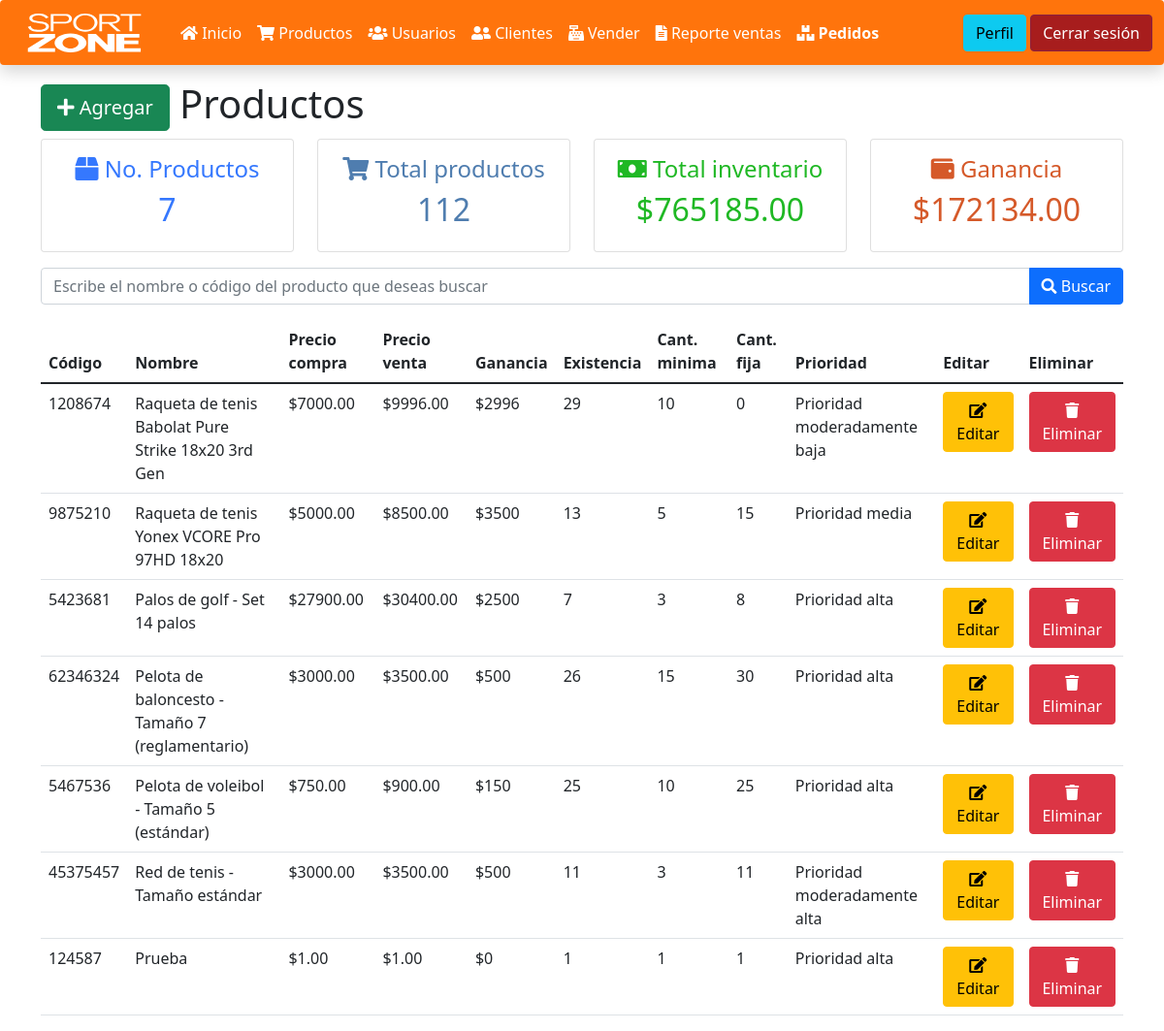
The app's page /productos.php (signed in) with its own data.
### tables this page shows
CREATE TABLE `productos` (
  `id` bigint(20) UNSIGNED NOT NULL,
  `codigo` varchar(255) NOT NULL,
  `nombre` varchar(255) NOT NULL,
  `compra` decimal(8,2) NOT NULL,
  `venta` decimal(8,2) NOT NULL,
  `existencia` int(11) NOT NULL,
  `cantMin` int(11) NOT NULL,
  `cantFija` int(11) NOT NULL,
  `idPrioridad` int(2) NOT NULL
);

CREATE TABLE `prioridad_productos` (
  `idPrioridad` int(11) NOT NULL,
  `prioridad` varchar(30) NOT NULL,
  `tiempoLlegadaDias` int(2) DEFAULT NULL
);

### funciones.php (called while the page is built, shortened)
<?php
function obtenerProductos($busqueda = null){
    $parametros = [];
    $sentencia = "SELECT prod.*, pp.prioridad FROM productos prod left join prioridad_productos pp on pp.idPrioridad  = prod.idPrioridad ";
    return select($sentencia, $parametros);
}
function select($sentencia, $parametros = []){
    $bd = conectarBaseDatos();
    $respuesta = $bd->prepare($sentencia);
    $respuesta->execute($parametros);
    return $respuesta->fetchAll();
}
function conectarBaseDatos() {
	$host = "localhost";
	$db   = "ventas_php";
	$user = "root";
	$pass = "";
	$charset = 'utf8mb4';
	$options = [
	    \PDO::ATTR_ERRMODE            => \PDO::ERRMODE_EXCEPTION,
	    \PDO::ATTR_DEFAULT_FETCH_MODE => \PDO::FETCH_OBJ,
	    \PDO::ATTR_EMULATE_PREPARES   => false,
	];
	$dsn = "mysql:host=$host;dbname=$db;charset=$charset";
	try {
	     $pdo = new \PDO($dsn, $user, $pass, $options);
	     return $pdo;
	} catch (\PDOException $e) {
	     throw new \PDOException($e->getMessage(), (int)$e->getCode());
	}
}

### productos.php (the view, shortened to what this page needs)
<?php
include_once "encabezado.php";
include_once "navbar.php";
include_once "funciones.php";
$nombreProducto = (isset($_POST['nombreProducto'])) ? $_POST['nombreProducto'] : null;
$productos = obtenerProductos($nombreProducto);
?>
<div class="container mt-3">
    <h1>
        <a class="btn btn-success btn-lg" href="agregar_producto.php">
            <i class="fa fa-plus"></i>
            Agregar
        </a>
        Productos
    </h1>
    <?php include_once "cartas_totales.php"; ?>
    <form action="" method="post" class="input-group mb-3 mt-3">
        <input autofocus name="nombreProducto" type="text" class="form-control" placeholder="Escribe el nombre o código del producto que deseas buscar" aria-label="Nombre producto" aria-describedby="button-addon2">
        <button type="submit" name="buscarProducto" class="btn btn-primary" id="button-addon2">
            <i class="fa fa-search"></i>
            Buscar
        </button>
    </form>
    <table class="table">
        <thead>
            <tr>
                <th>Código</th>
                <th>Nombre</th>
                <th>Precio compra</th>
                <th>Precio venta</th>
                <th>Ganancia</th>
                <th>Existencia</th>
                <th>Cant. minima</th>
                <th>Cant. fija</th>
                <th>Prioridad</th>
                <th>Editar</th>
                <th>Eliminar</th>
            </tr>
        </thead>
        <tbody>
            <?php
            foreach($productos as $producto){
            ?>
                <tr>
                    <td><?= $producto->codigo; ?></td>
                    <td><?= $producto->nombre; ?></td>
                    <td><?= '$'.$producto->compra; ?></td>
                    <td><?= '$'.$producto->venta; ?></td>
                    <td><?= '$'. floatval($producto->venta - $producto->compra); ?></td>
                    <td><?= $producto->existencia; ?></td>
                    <td><?= $producto->cantMin; ?></td>
                    <td><?= $producto->cantFija; ?></td>
                    <td><?= $producto->prioridad; ?></td>
                    <td>
                        <a class="btn btn-warning" href="editar_producto.php?id=<?= $producto->id; ?>">
                            <i class="fa fa-edit"></i>
                            Editar
                        </a>
                    </td>
                    <td>
                        <a class="btn btn-danger" onclick="eliminarProducto(<?= $producto->id; ?>)">
                            <i class="fa fa-trash"></i>
                            Eliminar
                        </a>
                    </td>
                </tr>
            <?php } ?>
        </tbody>
    </table>
</div>

### records on screen
productos: codigo "1208674", nombre "Raqueta de tenis Babolat Pure Strike 18x20 3rd Gen", compra "7000.00", venta "9996.00", $producto->venta - $producto->compra "2996", existencia "29", cantMin "10", cantFija "0", idPrioridad.prioridad "Prioridad moderadamente baja"
productos: codigo "9875210", nombre "Raqueta de tenis Yonex VCORE Pro 97HD 18x20", compra "5000.00", venta "8500.00", $producto->venta - $producto->compra "3500", existencia "13", cantMin "5", cantFija "15", idPrioridad.prioridad "Prioridad media"
productos: codigo "5423681", nombre "Palos de golf - Set 14 palos", compra "27900.00", venta "30400.00", $producto->venta - $producto->compra "2500", existencia "7", cantMin "3", cantFija "8", idPrioridad.prioridad "Prioridad alta"
productos: codigo "62346324", nombre "Pelota de baloncesto - Tamaño 7 (reglamentario)", compra "3000.00", venta "3500.00", $producto->venta - $producto->compra "500", existencia "26", cantMin "15", cantFija "30", idPrioridad.prioridad "Prioridad alta"
productos: codigo "5467536", nombre "Pelota de voleibol - Tamaño 5 (estándar)", compra "750.00", venta "900.00", $producto->venta - $producto->compra "150", existencia "25", cantMin "10", cantFija "25", idPrioridad.prioridad "Prioridad alta"
productos: codigo "45375457", nombre "Red de tenis - Tamaño estándar", compra "3000.00", venta "3500.00", $producto->venta - $producto->compra "500", existencia "11", cantMin "3", cantFija "11", idPrioridad.prioridad "Prioridad moderadamente alta"
productos: codigo "124587", nombre "Prueba", compra "1.00", venta "1.00", $producto->venta - $producto->compra "0", existencia "1", cantMin "1", cantFija "1", idPrioridad.prioridad "Prioridad alta"

### other values on screen
$carta['titulo'] "No. Productos"
$carta['total'] "7"
$carta['titulo'] "Total productos"
$carta['total'] "112"
$carta['titulo'] "Total inventario"
$carta['total'] "$765185.00"
$carta['titulo'] "Ganancia"
$carta['total'] "$172134.00"
